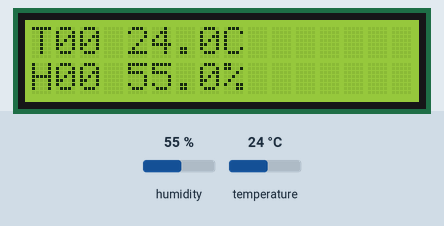
Bench run of a sketch on a simulated Arduino Uno, built with avr-gcc and run on an emulated ATmega328P. Parts: 16×2 character LCD. The test bench sets the inputs (shaded band); at power-on: humidity 55 %, temperature 24 °C. What the sketch prints to the serial monitor is not drawn.

Above: at 3.2 s.
3.3 s: humidity set to 22 %
At 5.9 s:
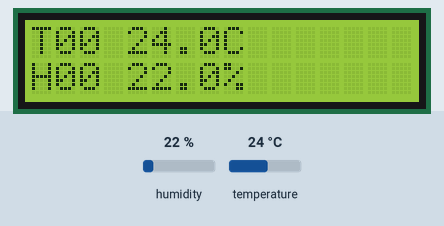
11.0 s: temperature set to 12 °C
At 11.9 s:
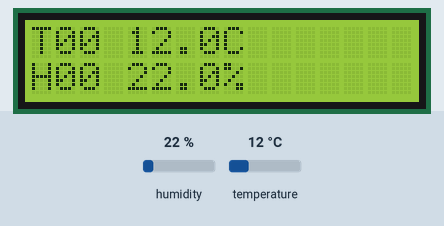
14.9 s: humidity set to 40 %
At 17.8 s:
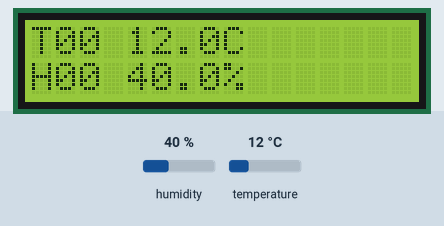
20.2 s: temperature set to 19 °C
At 21.4 s:
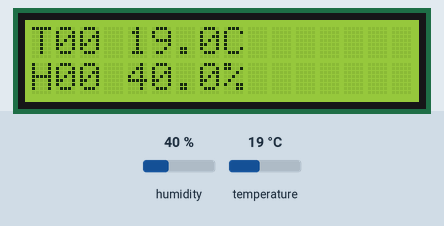
Timing chart, 0 to 23.2 s (numbered marks = the images above; inputs shaded):
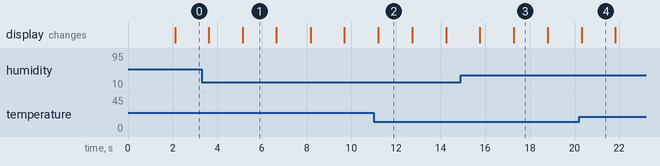

The sketch:

_232temp1.1.ino
```cpp
#include <dht.h>
#include <LiquidCrystal.h>
LiquidCrystal lcd(8, 13, 9, 4, 5, 6, 7);
dht DHT;

#define DHT11_PIN 2

void setup()
{
  lcd.clear();
  lcd.begin(16, 2);
  lcd.setCursor(0, 0);
  Serial.begin(115200);
  Serial.println("DHT TEST PROGRAM ");
  Serial.print("LIBRARY VERSION: ");
  Serial.println(DHT_LIB_VERSION);
  Serial.println();
  Serial.println("Type,\tstatus,\tHumidity (%),\tTemperature (C)");

  lcd.print("DHT TEST PROGRAM ");
  lcd.print("LIBRARY VERSION: ");
  lcd.print(DHT_LIB_VERSION);
  lcd.print("Type,\tstatus,\tHumidity (%),\tTemperature (C)");
  delay(2000);
  lcd.clear();
}

void loop()
{
  // READ DATA
  Serial.print("DHT11, \t");
  int chk = DHT.read11(DHT11_PIN);
  switch (chk)
  {
    case DHTLIB_OK:
		//Serial.print("OK,\t");
    lcd.print("OK,\t");
		break;
    case DHTLIB_ERROR_CHECKSUM:
		//Serial.print("Checksum error,\t");
    lcd.print("Checksum error,\t");
		break;
    case DHTLIB_ERROR_TIMEOUT:
		//Serial.print("Time out error,\t");
    lcd.print("Time out error,\t");
		break;
    default:
		//Serial.print("Unknown error,\t");
    lcd.print("Unknown error,\t");
		break;
  }
  // DISPLAY DATA
  Serial.print("T00 ");
  Serial.print(DHT.temperature, 1);
  Serial.print("C, H00 ");
  Serial.print(DHT.humidity, 1);
  Serial.println("%");

  Serial.print("T01 ");
  Serial.print("XX.x");
  Serial.print("C, H01 ");
  Serial.print("XX.x");
  Serial.println("%");

  // Debug stuff; use a jumper on pins 2 and 3 of the 232 port to see if its working
  //Serial.print("Read via 232: ");
  //erial.println(Serial.readStringUntil("\r\n"));

  lcd.clear();
  lcd.setCursor(0, 0);
  lcd.print("T00 ");
  lcd.print(DHT.temperature, 1);
  lcd.print("C");
  lcd.setCursor(0, 1);
  lcd.print("H00 ");
  lcd.print(DHT.humidity, 1);
  lcd.print("%");
  delay(1500);

  lcd.clear();
  lcd.setCursor(0, 0);
  lcd.print("T01 ");
  lcd.print("XX.x");
  lcd.print("C");
  lcd.setCursor(0, 1);
  lcd.print("H01 ");
  lcd.print("XX.x");
  lcd.print("%");
  delay(1500);
}
//
// END OF FILE
//
```

Measured:
- after the input at 3.3 s, the display: first differs from a run without the input after 1.8 s (image 1)
- after the input at 11.0 s, the display: changes after 0.22 s (image 2)
- after the input at 14.9 s, the display: first differs from a run without the input after 2.4 s (image 3)
- after the input at 20.2 s, the display: changes after 0.12 s (image 4)
- what the display in image 1 shows lasts 1.6 s, from 5.1 s to 6.7 s
